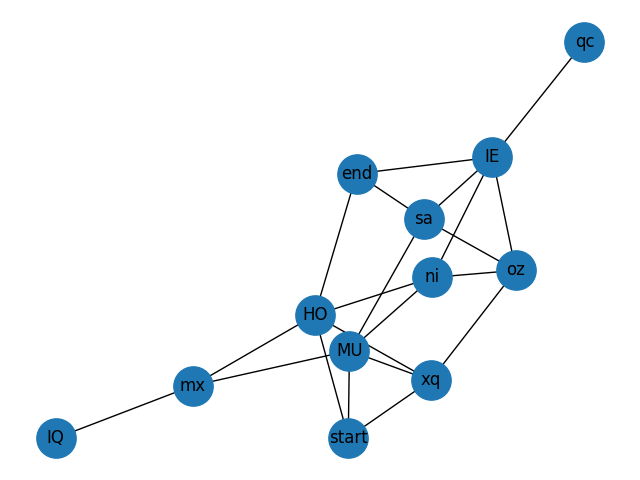

Reproduce this figure in Python.
import fileinput
import networkx as nx
import pylab

def path_count(graph: nx.Graph, curr_node: str, visited : tuple = ()) -> int:
    visited = visited + (curr_node,)
    # print(f"Path so far: {visited}")
    if curr_node == 'end':
        print(visited)
        return 1
    
    count = 0
    for adj in graph.adj[curr_node]:
        if adj == adj.upper() or adj not in visited:
            count += path_count(graph, adj, visited)
    return count

def main():
    cave_graph = nx.Graph()
    for line in fileinput.input():
        a, b = line.strip().split('-')
        cave_graph.add_edge(a,b)

    nx.draw(cave_graph, with_labels=True, node_size=800)
    pylab.savefig("advent12a.png")

    print(path_count(cave_graph, 'start'))
    

if __name__ == '__main__':
    main()